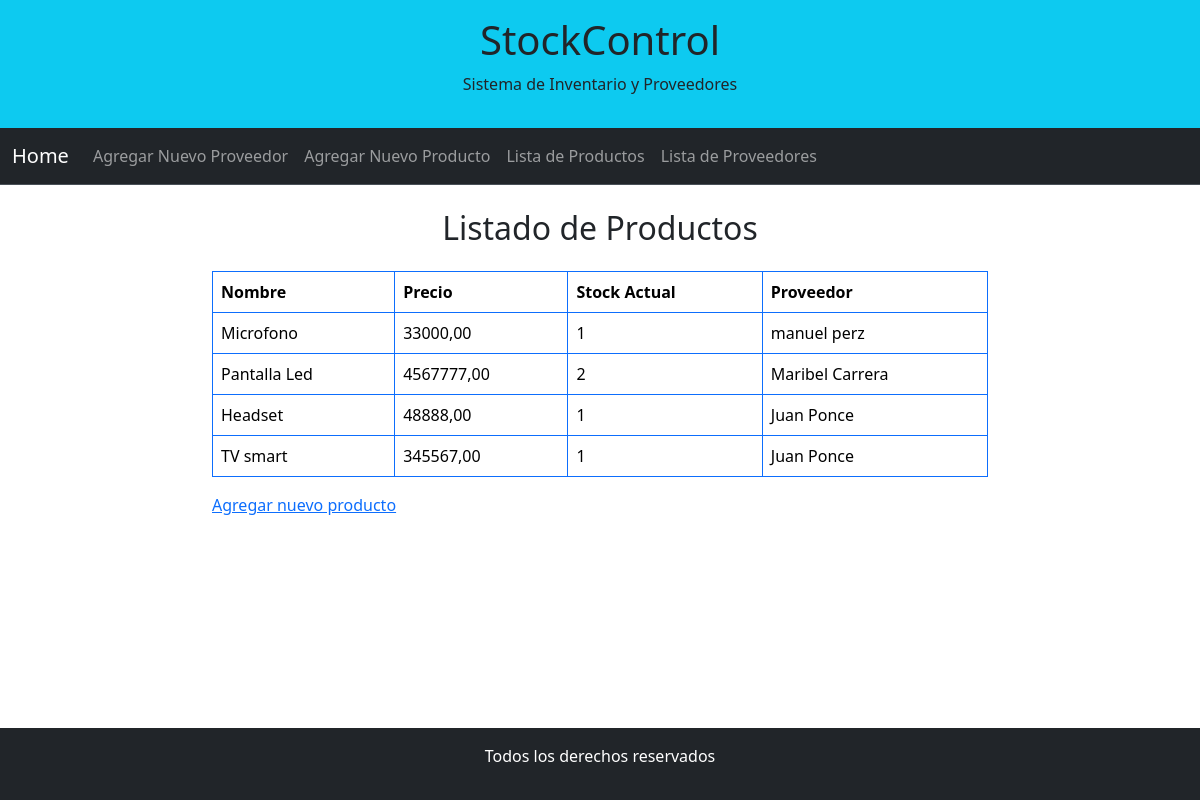
The app's page /lista_productos/ with its own data.
### compra/models.py (models this page shows, shortened)
class Producto(models.Model):
    nombre = models.CharField(max_length=200)
    precio = models.DecimalField(max_digits=10, decimal_places=2)
    stock_actual = models.IntegerField(verbose_name='Stock en deposito', help_text='Ingresar cantidad neta en deposito')
    proveedor = models.ForeignKey(Proveedor, on_delete=models.PROTECT)

class Proveedor(models.Model):
    nombre = models.CharField(max_length=200)
    apellido = models.CharField(max_length=200)
    dni = models.IntegerField()
    class Meta:
        verbose_name_plural = "Proveedores"
    def __str__(self):
        return f'{self.nombre} {self.apellido} '

### compra/views.py (the view)
# urls.py: path('lista_productos/', views.lista_productos, name='lista_productos'),
def lista_productos(request):
    productos = Producto.objects.all()
    return render(request, 'lista_productos.html', {'productos': productos})

### compra/templates/lista_productos.html (shortened to what this page needs)
{% extends 'base/index.html' %}
{% block contenido %}
        <main class="mt-4 container-fluid">
            <h2 class="text-center mb-4">Listado de Productos</h2>
            <div class="row mt-auto justify-content-center">
                <div class="col-sm-8 mb-3 mb-sm-0">
                    <table class="table table-bordered border-primary">
                        <tr>
                            <th>Nombre</th>
                            <th>Precio</th>
                            <th>Stock Actual</th>
                            <th>Proveedor</th>
                        </tr>
                        {% for producto in productos %}
                        <tr>
                            <td>{{ producto.nombre }}</td>
                            <td>{{ producto.precio }}</td>
                            <td>{{ producto.stock_actual }}</td>
                            <td>{{ producto.proveedor }}</td>
                        </tr>
                        {% endfor %}
                    </table>
                    <a href="/agregar_producto">Agregar nuevo producto</a>
                </div>
            </div>
        </main>
{% endblock %}

### templates/base/index.html (shortened to what this page needs)
<!DOCTYPE html>
<html lang="es">
<head>
    <link href="https://cdn.jsdelivr.net/npm/bootstrap@5.3.3/dist/css/bootstrap.min.css" rel="stylesheet">
</head>
<body>
    <header class="p-3 bg-info text-dark text-center">
        <h1 class="mt-auto">StockControl</h1>
        <p>Sistema de Inventario y Proveedores</p>
    </header>
    <nav class="navbar navbar-expand-lg bg-dark border-bottom border-body" data-bs-theme="dark">
        <div class="container-fluid">
          <a class="navbar-brand" href="{% url 'index' %}">Home</a>
          <div class="collapse navbar-collapse" id="navbarNav">
            <ul class="navbar-nav">
              <li class="nav-item">
                <a class="nav-link" href="{% url 'agregar_proveedor' %}">Agregar Nuevo Proveedor</a>
              </li>
              <li class="nav-item">
                <a class="nav-link" href="{% url 'agregar_producto' %}">Agregar Nuevo Producto</a>
              </li>
                <li class="nav-item">
                <a class="nav-link" href="{% url 'lista_productos' %}">Lista de Productos</a>
              </li>
              <li class="nav-item">
                <a class="nav-link" href="{% url 'lista_proveedores' %}">Lista de Proveedores</a>
              </li>
            </ul>
          </div>
        </div>
    </nav>
    {% block contenido %}{% endblock %}
    <footer class="p-3 fixed-bottom d-flex justify-content-center align-items-center bg-dark text-white">
        <p>Todos los derechos reservados</p>
    </footer>
</body>
</html>

### records on screen
Producto: nombre "Microfono", precio "33000,00", stock_actual "1", proveedor "manuel perz"
Producto: nombre "Pantalla Led", precio "4567777,00", stock_actual "2", proveedor "Maribel Carrera"
Producto: nombre "Headset", precio "48888,00", stock_actual "1", proveedor "Juan Ponce"
Producto: nombre "TV smart", precio "345567,00", stock_actual "1", proveedor "Juan Ponce"
